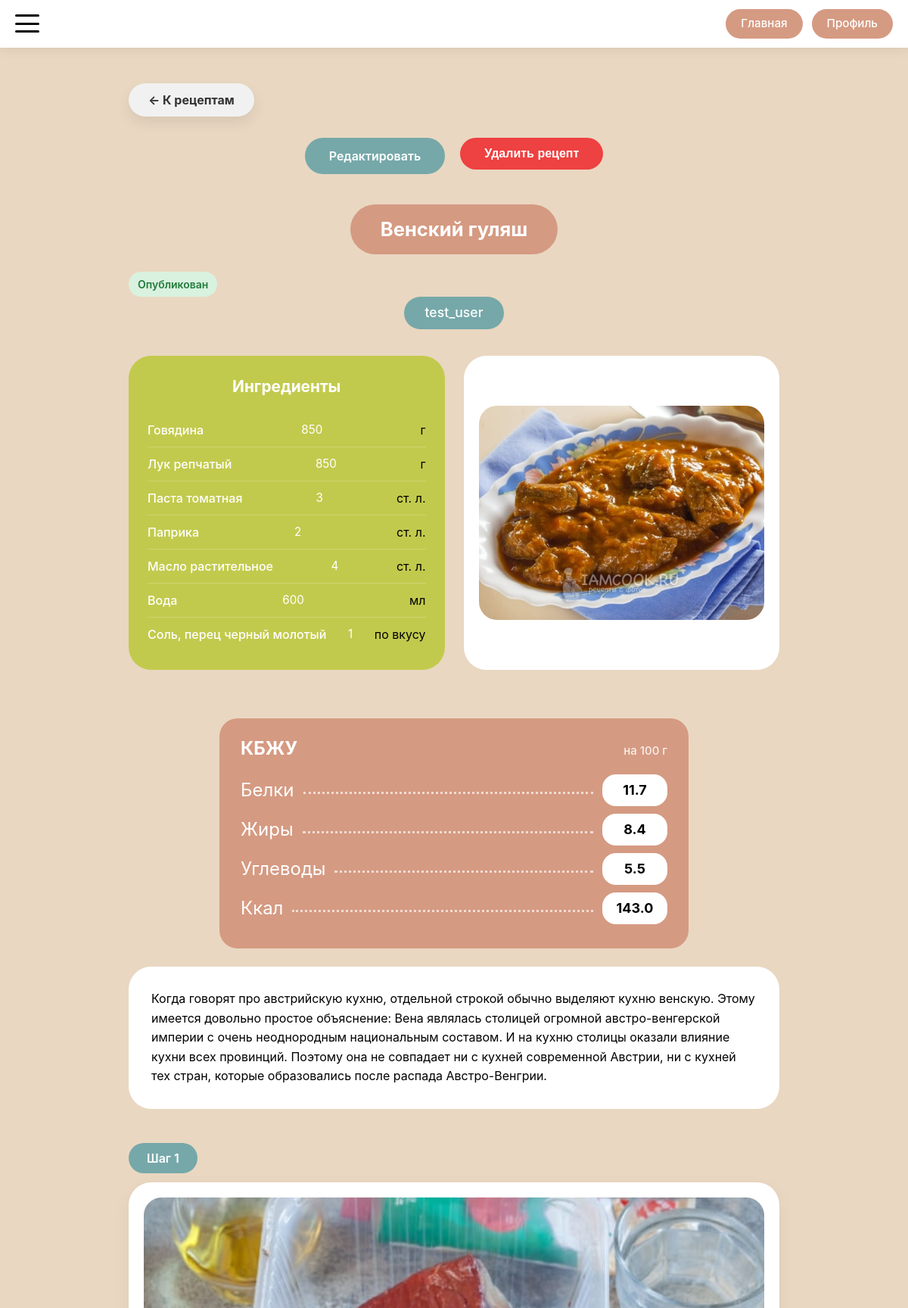
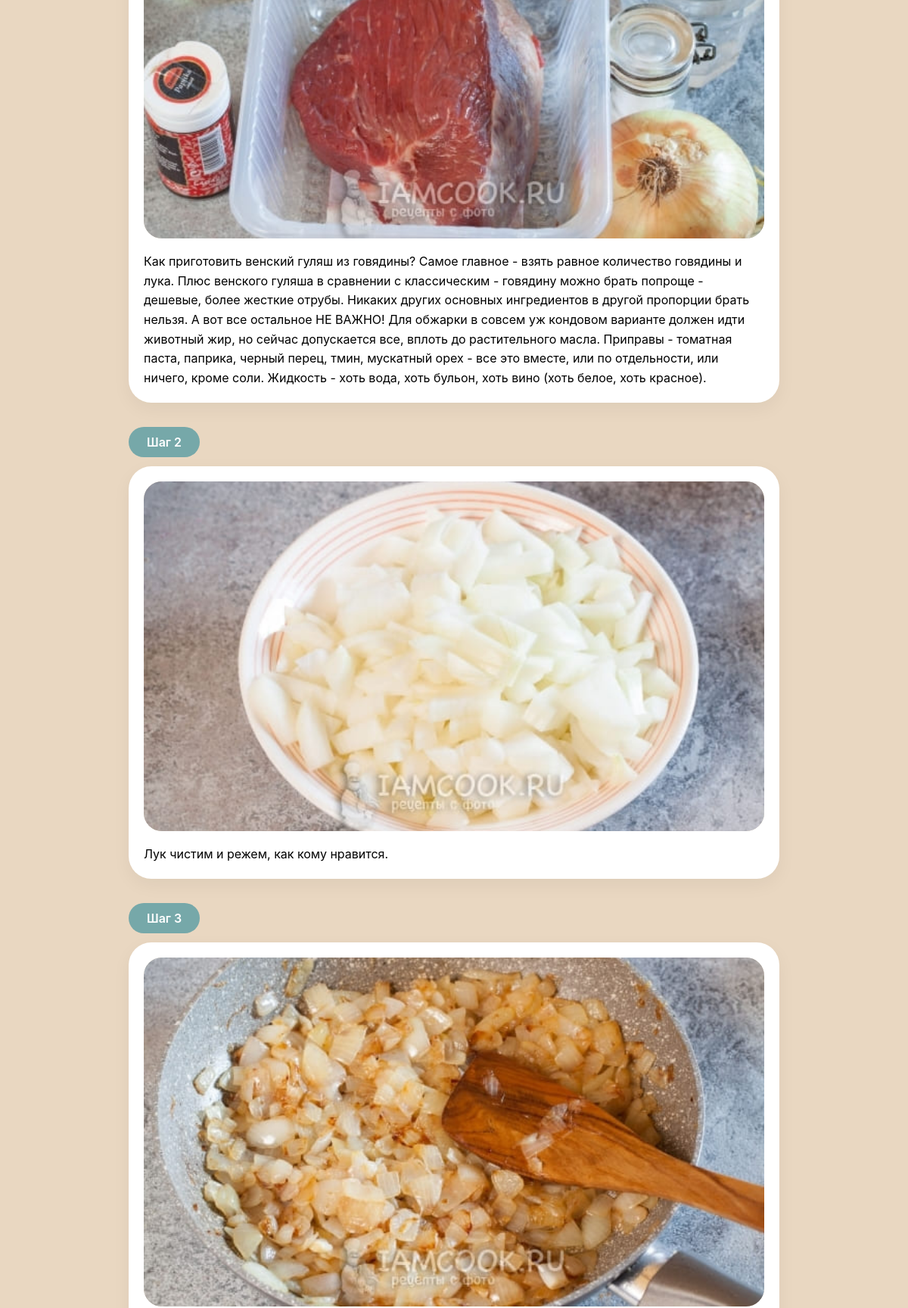
The page /recipes/21/manage (signed in, upper part) on the database its author committed (2 pictures, top to bottom).
### models.py (models this page shows, shortened)
class Recipe(db.Model):
    __tablename__ = 'recipe'
    id = db.Column(db.Integer, primary_key=True)
    title = db.Column(db.String(200), nullable=False)
    description = db.Column(db.Text)
    author_id = db.Column(db.Integer, db.ForeignKey('user.id'), nullable=False)
    status = db.Column(db.Enum(RecipeStatusEnum), nullable=False, default=RecipeStatusEnum.PENDING)
    created_at = db.Column(db.DateTime, default=datetime.utcnow)
    updated_at = db.Column(db.DateTime, default=datetime.utcnow, onupdate=datetime.utcnow)
    main_image_url = db.Column(db.String(300))
    calories = db.Column(db.Float, nullable=True)
    proteins = db.Column(db.Float, nullable=True)
    fats = db.Column(db.Float, nullable=True)
    carbohydrates = db.Column(db.Float, nullable=True)
    ingredients = db.Column(db.JSON)  # В SQLAlchemy JSON может хранить массивы
    steps = db.relationship('RecipeStep', backref='recipe', lazy='dynamic', cascade='all, delete-orphan')
    comments = db.relationship('Comment', backref='recipe', lazy='dynamic', cascade='all, delete-orphan')
    notes = db.relationship('Note', backref='recipe', lazy='dynamic', cascade='all, delete-orphan')
    favorites = db.relationship('Favorite', backref='recipe', lazy='dynamic', cascade='all, delete-orphan')
    cart_items = db.relationship('CartItem', backref='recipe', lazy='dynamic', cascade='all, delete-orphan')

class User(db.Model, UserMixin):
    __tablename__ = 'user'
    id = db.Column(db.Integer, primary_key=True)
    username = db.Column(db.String(100), unique=True, nullable=False)
    password_hash = db.Column(db.String(255), nullable=False)
    avatar_url = db.Column(db.String(300))
    created_at = db.Column(db.DateTime, default=datetime.utcnow)
    role = db.Column(db.Enum(UserRoleEnum), nullable=False, default=UserRoleEnum.USER)
    recipes = db.relationship('Recipe', backref='author', lazy='dynamic')
    comments = db.relationship('Comment', backref='author', lazy='dynamic')
    favorites = db.relationship('Favorite', backref='user', lazy='dynamic')
    cart_items = db.relationship('CartItem', backref='user', lazy='dynamic')
    notes = db.relationship('Note', backref='user', lazy='dynamic')
    chefs = db.relationship('Chef', backref='admin', lazy='dynamic')
    articles = db.relationship('Article', backref='author', lazy='dynamic')
    chef_ratings = db.relationship('ChefRating', backref='user', lazy='dynamic', cascade='all, delete-orphan')

class RecipeStep(db.Model):
    __tablename__ = 'recipe_step'
    id = db.Column(db.Integer, primary_key=True)
    recipe_id = db.Column(db.Integer, db.ForeignKey('recipe.id'), nullable=False)
    step_number = db.Column(db.Integer, nullable=False)
    text = db.Column(db.Text, nullable=False)
    image_url = db.Column(db.String(300))
    __table_args__ = (
        db.UniqueConstraint('recipe_id', 'step_number', name='unique_recipe_step'),
    )

### routes/recipe_routes.py (the view)
@app.route('/recipes/<int:recipe_id>/manage')
@login_required
def recipe_manage(recipe_id):
    recipe = Recipe.query.get_or_404(recipe_id)
    if recipe.author_id != current_user.id:
        abort(403)
    comments_allowed = recipe.status == RecipeStatusEnum.PUBLISHED
    comments = get_recipe_comments(recipe.id)
    return render_template(
        'recipes/recipe_manage.html',
        recipe=recipe,
        comments=comments,
        comments_allowed=comments_allowed
    )

### app.py (called while the page is built)
@login_manager.user_loader
def load_user(user_id):
    return User.query.get(int(user_id))

@app.context_processor
def inject_enums():
    return dict(UserRoleEnum=UserRoleEnum)

### routes/recipe_routes.py (called while the page is built)
def get_recipe_comments(recipe_id):
    comments = (
        Comment.query
        .filter_by(recipe_id=recipe_id)
        .order_by(Comment.created_at.asc())
        .all()
    )
    for comment in comments:
        if comment.created_at and comment.updated_at:
            comment.is_edited = (comment.updated_at - comment.created_at).total_seconds() > 1
        else:
            comment.is_edited = False
    return comments

### templates/recipes/recipe_manage.html (shortened to what this page needs)
{% extends 'base/base.html' %}
{% block main_class %}recipe-manage-main{% endblock %}
{% block container_class %}recipe-manage-container{% endblock %}
{% block content %}
{% with back_url=url_for('recipes'), back_text='К рецептам', back_class='recipe-back-btn' %}
{% include 'components/_back_button.html' %}
{% endwith %}
<div class="recipe-manage-actions-bar">
    <a href="{{ url_for('recipe_edit', recipe_id=recipe.id) }}" class="recipe-manage-action-btn action-edit"
       style="text-decoration: none; text-align: center;">Редактировать</a>
    <form id="delete-recipe-form" action="{{ url_for('recipe_delete', recipe_id=recipe.id) }}" method="POST"
          style="display:inline;">
        <button type="button" class="recipe-manage-action-btn action-delete" id="open-delete-modal">
            Удалить рецепт
        </button>
    </form>
</div>
<div class="recipe-manage-info-block">
    <div class="recipe-manage-title-wrapper">
        <div class="recipe-manage-title-pill">{{ recipe.title }}</div>
    </div>
    <div class="recipe-manage-status-wrapper">
        {% if recipe.status.value == 'published' %}
        <div class="recipe-status recipe-status-published">Опубликован</div>
        {% elif recipe.status.value == 'pending' %}
        <div class="recipe-status recipe-status-pending">На модерации</div>
        {% elif recipe.status.value == 'rejected' %}
        <div class="recipe-status recipe-status-rejected">Отклонён</div>
        {% endif %}
    </div>
    <div class="recipe-manage-author-wrapper">
        <div class="recipe-manage-author-pill">{{ recipe.author.username }}</div>
    </div>
    <div class="recipe-manage-ingredients-photo-row">
        <div class="recipe-manage-ingredients-box">
            <div class="recipe-manage-ingredients-title">Ингредиенты</div>
            <ul class="recipe-manage-ingredients-list">
                {% for ingredient in recipe.ingredients %}
                <li class="recipe-ingredient-item">
                    <span class="ingredient-name">{{ ingredient.name }}</span>
                    <span class="ingredient-amount">{{ ingredient.amount }}</span>
                    <span class="ingredient-unit">{{ ingredient.unit }}</span>
                </li>
                {% endfor %}
            </ul>
        </div>
        <div class="recipe-manage-photo-box">
            <div class="recipe-manage-photo-inner">
                <img src="{{ recipe.main_image_url if recipe.main_image_url else 'https://placehold.co' }}"
                     alt="{{ recipe.title }}">
            </div>
        </div>
    </div>
</div>
{% include 'components/_nutrition_view.html' %}
<div class="recipe-manage-description-block">
    <div class="recipe-manage-description-card">
        <div class="recipe-manage-description-content">{{ recipe.description|safe }}</div>
    </div>
</div>
<div class="recipe-manage-steps-block">
    {% for step in recipe.steps %}
    {% set step_index = loop.index %}
    {% include 'components/_step_block.html' %}
    {% endfor %}
</div>
{% endblock %}

### templates/components/_nutrition_view.html
{% set has_nutrition =
recipe.proteins is not none
or recipe.fats is not none
or recipe.carbohydrates is not none
or recipe.calories is not none
%}
{% if has_nutrition %}
<div class="nutrition-view-card">
    <div class="nutrition-view-header">
        <span>КБЖУ</span>
        <span class="nutrition-view-subtitle">на 100 г</span>
    </div>
    <div class="nutrition-view-row">
        <span>Белки</span>
        <span class="nutrition-dots"></span>
        <strong>{{ recipe.proteins if recipe.proteins is not none else '—' }}</strong>
    </div>
    <div class="nutrition-view-row">
        <span>Жиры</span>
        <span class="nutrition-dots"></span>
        <strong>{{ recipe.fats if recipe.fats is not none else '—' }}</strong>
    </div>
    <div class="nutrition-view-row">
        <span>Углеводы</span>
        <span class="nutrition-dots"></span>
        <strong>{{ recipe.carbohydrates if recipe.carbohydrates is not none else '—' }}</strong>
    </div>
    <div class="nutrition-view-row">
        <span>Ккал</span>
        <span class="nutrition-dots"></span>
        <strong>{{ recipe.calories if recipe.calories is not none else '—' }}</strong>
    </div>
</div>
{% endif %}

### templates/components/_step_block.html
<div class="recipe-step-item">
    <div class="step-number-pill">Шаг {{ step_index }}</div>
    <div class="step-card">
        {% if step.image_url %}
        <div class="step-image">
            <img src="{{ step.image_url }}"
                 alt="Шаг {{ step_index }}">
        </div>
        {% endif %}
        <div class="step-text">{{ step.text }}</div>
    </div>
</div>

### rows shown on the page
Recipe: title "Венский гуляш", main_image_url (picture), proteins "11.7", fats "8.4", carbohydrates "5.5", calories "143.0", description "Когда говорят про австрийскую кухню, отдельной строкой обычно выделяют кухню венскую. Этому имеется довольно простое объяснение: Вена являлась столицей огромной австро-венгерской империи с очень неоднородным национальным составом. И на кухню столицы оказали влияние кухни всех провинций. Поэтому она не совпадает ни с кухней современной Австрии, ни с кухней тех стран, которые образовались после распада Австро-Венгрии."
User: author.username "test_user"
RecipeStep: step_number "1", image_url (picture), text "Как приготовить венский гуляш из говядины? Самое главное - взять равное количество говядины и лука. Плюс венского гуляша в сравнении с классическим - говядину можно брать попроще - дешевые, более жесткие отрубы. Никаких других основных ингредиентов в другой пропорции брать нельзя. А вот все остальное НЕ ВАЖНО! Для обжарки в совсем уж кондовом варианте должен идти животный жир, но сейчас допускается все, вплоть до растительного масла. Приправы - томатная паста, паприка, черный перец, тмин, мускатный орех - все это вместе, или по отдельности, или ничего, кроме соли. Жидкость - хоть вода, хоть бульон, хоть вино (хоть белое, хоть красное)."
RecipeStep: step_number "2", image_url (picture), text "Лук чистим и режем, как кому нравится."
RecipeStep: step_number "3", image_url (picture)

### other values the page prints
{{ back_text }} "К рецептам"
{{ ingredient.name }} "Говядина" "Лук репчатый" "Паста томатная" "Паприка" "Масло растительное" "Вода" "Соль, перец черный молотый"
{{ ingredient.amount }} "850" "850" "3" "2" "4" "600" "1"
{{ ingredient.unit }} "г" "г" "ст. л." "ст. л." "ст. л." "мл" "по вкусу"
